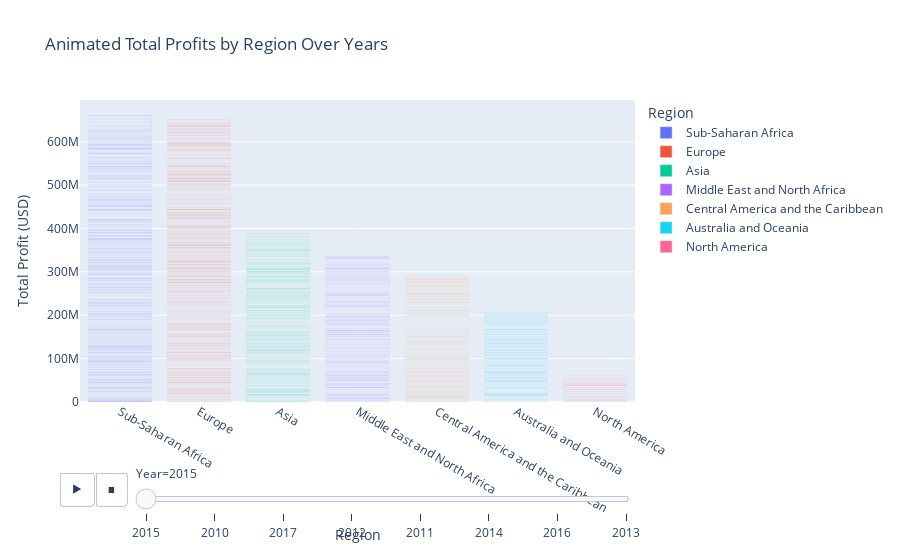

The notebook cell saved with this chart:
### Code cell
fig = px.bar(
    df_new,
    x="Region",
    y="Total Profit",
    color="Region",
    animation_frame="Year",
    title="Animated Total Profits by Region Over Years",
    labels={"Total Profit": "Total Profit (USD)"}
)
fig.update_layout(xaxis={'categoryorder':'total descending'})
fig.show()

### Figure 1 — Plotly figure (JSON) as saved in the notebook; plotly's stock layout.template omitted (floating-point values rounded to 4 significant figures; data arrays with more than 128 entries replaced by an {"elided": "..."} marker saying what was removed)
{"data": [{"alignmentgroup": "True", "hovertemplate": "Region=%{x}<br>Year=2015<br>Total Profit (USD)=%{y}<extra></extra>", "legendgroup": "Sub-Saharan Africa", "marker": {"color": "#636efa", "pattern": {"shape": ""}}, "name": "Sub-Saharan Africa", "offsetgroup": "Sub-Saharan Africa", "orientation": "v", "showlegend": true, "textposition": "auto", "type": "bar", "x": {"elided": "1700 str values"}, "xaxis": "x", "y": {"elided": "1700 float values"}, "yaxis": "y"}, {"alignmentgroup": "True", "hovertemplate": "Region=%{x}<br>Year=2015<br>Total Profit (USD)=%{y}<extra></extra>", "legendgroup": "Europe", "marker": {"color": "#EF553B", "pattern": {"shape": ""}}, "name": "Europe", "offsetgroup": "Europe", "orientation": "v", "showlegend": true, "textposition": "auto", "type": "bar", "x": {"elided": "1674 str values"}, "xaxis": "x", "y": {"elided": "1674 float values"}, "yaxis": "y"}, {"alignmentgroup": "True", "hovertemplate": "Region=%{x}<br>Year=2015<br>Total Profit (USD)=%{y}<extra></extra>", "legendgroup": "Asia", "marker": {"color": "#00cc96", "pattern": {"shape": ""}}, "name": "Asia", "offsetgroup": "Asia", "orientation": "v", "showlegend": true, "textposition": "auto", "type": "bar", "x": {"elided": "977 str values"}, "xaxis": "x", "y": {"elided": "977 float values"}, "yaxis": "y"}, {"alignmentgroup": "True", "hovertemplate": "Region=%{x}<br>Year=2015<br>Total Profit (USD)=%{y}<extra></extra>", "legendgroup": "Middle East and North Africa", "marker": {"color": "#ab63fa", "pattern": {"shape": ""}}, "name": "Middle East and North Africa", "offsetgroup": "Middle East and North Africa", "orientation": "v", "showlegend": true, "textposition": "auto", "type": "bar", "x": {"elided": "832 str values"}, "xaxis": "x", "y": {"elided": "832 float values"}, "yaxis": "y"}, {"alignmentgroup": "True", "hovertemplate": "Region=%{x}<br>Year=2015<br>Total Profit (USD)=%{y}<extra></extra>", "legendgroup": "Central America and the Caribbean", "marker": {"color": "#FFA15A", "pattern": {"shape": ""}}, "name": "Central America and the Caribbean", "offsetgroup": "Central America and the Caribbean", "orientation": "v", "showlegend": true, "textposition": "auto", "type": "bar", "x": {"elided": "724 str values"}, "xaxis": "x", "y": {"elided": "724 float values"}, "yaxis": "y"}, {"alignmentgroup": "True", "hovertemplate": "Region=%{x}<br>Year=2015<br>Total Profit (USD)=%{y}<extra></extra>", "legendgroup": "Australia and Oceania", "marker": {"color": "#19d3f3", "pattern": {"shape": ""}}, "name": "Australia and Oceania", "offsetgroup": "Australia and Oceania", "orientation": "v", "showlegend": true, "textposition": "auto", "type": "bar", "x": {"elided": "512 str values"}, "xaxis": "x", "y": {"elided": "512 float values"}, "yaxis": "y"}, {"alignmentgroup": "True", "hovertemplate": "Region=%{x}<br>Year=2015<br>Total Profit (USD)=%{y}<extra></extra>", "legendgroup": "North America", "marker": {"color": "#FF6692", "pattern": {"shape": ""}}, "name": "North America", "offsetgroup": "North America", "orientation": "v", "showlegend": true, "textposition": "auto", "type": "bar", "x": {"elided": "151 str values"}, "xaxis": "x", "y": {"elided": "151 float values"}, "yaxis": "y"}], "layout": {"barmode": "relative", "legend": {"title": {"text": "Region"}, "tracegroupgap": 0}, "sliders": [{"active": 0, "currentvalue": {"prefix": "Year="}, "len": 0.9, "pad": {"b": 10, "t": 60}, "steps": [{"args": [["2015"], {"frame": {"duration": 0, "redraw": true}, "fromcurrent": true, "mode": "immediate", "transition": {"duration": 0, "easing": "linear"}}], "label": "2015", "method": "animate"}, {"args": [["2010"], {"frame": {"duration": 0, "redraw": true}, "fromcurrent": true, "mode": "immediate", "transition": {"duration": 0, "easing": "linear"}}], "label": "2010", "method": "animate"}, {"args": [["2017"], {"frame": {"duration": 0, "redraw": true}, "fromcurrent": true, "mode": "immediate", "transition": {"duration": 0, "easing": "linear"}}], "label": "2017", "method": "animate"}, {"args": [["2012"], {"frame": {"duration": 0, "redraw": true}, "fromcurrent": true, "mode": "immediate", "transition": {"duration": 0, "easing": "linear"}}], "label": "2012", "method": "animate"}, {"args": [["2011"], {"frame": {"duration": 0, "redraw": true}, "fromcurrent": true, "mode": "immediate", "transition": {"duration": 0, "easing": "linear"}}], "label": "2011", "method": "animate"}, {"args": [["2014"], {"frame": {"duration": 0, "redraw": true}, "fromcurrent": true, "mode": "immediate", "transition": {"duration": 0, "easing": "linear"}}], "label": "2014", "method": "animate"}, {"args": [["2016"], {"frame": {"duration": 0, "redraw": true}, "fromcurrent": true, "mode": "immediate", "transition": {"duration": 0, "easing": "linear"}}], "label": "2016", "method": "animate"}, {"args": [["2013"], {"frame": {"duration": 0, "redraw": true}, "fromcurrent": true, "mode": "immediate", "transition": {"duration": 0, "easing": "linear"}}], "label": "2013", "method": "animate"}], "x": 0.1, "xanchor": "left", "y": 0, "yanchor": "top"}], "title": {"text": "Animated Total Profits by Region Over Years"}, "updatemenus": [{"buttons": [{"args": [null, {"frame": {"duration": 500, "redraw": true}, "fromcurrent": true, "mode": "immediate", "transition": {"duration": 500, "easing": "linear"}}], "label": "&#9654;", "method": "animate"}, {"args": [[null], {"frame": {"duration": 0, "redraw": true}, "fromcurrent": true, "mode": "immediate", "transition": {"duration": 0, "easing": "linear"}}], "label": "&#9724;", "method": "animate"}], "direction": "left", "pad": {"r": 10, "t": 70}, "showactive": false, "type": "buttons", "x": 0.1, "xanchor": "right", "y": 0, "yanchor": "top"}], "xaxis": {"anchor": "y", "categoryarray": ["Sub-Saharan Africa", "Europe", "Asia", "Middle East and North Africa", "Central America and the Caribbean", "Australia and Oceania", "North America"], "categoryorder": "total descending", "domain": [0, 1], "title": {"text": "Region"}}, "yaxis": {"anchor": "x", "domain": [0, 1], "title": {"text": "Total Profit (USD)"}}}}
